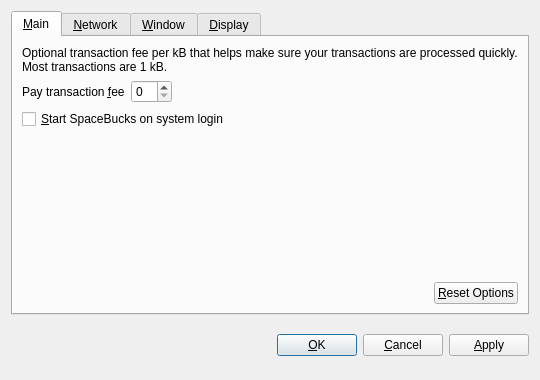
<?xml version="1.0" encoding="UTF-8"?>
<ui version="4.0">
 <class>OptionsDialog</class>
 <widget class="QDialog" name="OptionsDialog">
  <property name="geometry">
   <rect>
    <x>0</x>
    <y>0</y>
    <width>540</width>
    <height>380</height>
   </rect>
  </property>
  <property name="windowTitle">
   <string>Options</string>
  </property>
  <property name="modal">
   <bool>true</bool>
  </property>
  <layout class="QVBoxLayout" name="verticalLayout">
   <item>
    <widget class="QTabWidget" name="tabWidget">
     <property name="tabPosition">
      <enum>QTabWidget::North</enum>
     </property>
     <property name="currentIndex">
      <number>0</number>
     </property>
     <widget class="QWidget" name="tabMain">
      <attribute name="title">
       <string>&amp;Main</string>
      </attribute>
      <layout class="QVBoxLayout" name="verticalLayout_Main">
       <item>
        <widget class="QLabel" name="transactionFeeInfoLabel">
         <property name="text">
          <string>Optional transaction fee per kB that helps make sure your transactions are processed quickly. Most transactions are 1 kB.</string>
         </property>
         <property name="textFormat">
          <enum>Qt::PlainText</enum>
         </property>
         <property name="wordWrap">
          <bool>true</bool>
         </property>
        </widget>
       </item>
       <item>
        <layout class="QHBoxLayout" name="horizontalLayout_1_Main">
         <item>
          <widget class="QLabel" name="transactionFeeLabel">
           <property name="text">
            <string>Pay transaction &amp;fee</string>
           </property>
           <property name="textFormat">
            <enum>Qt::PlainText</enum>
           </property>
           <property name="buddy">
            <cstring>transactionFee</cstring>
           </property>
          </widget>
         </item>
         <item>
          <widget class="BitcoinAmountField" name="transactionFee"/>
         </item>
         <item>
          <spacer name="horizontalSpacer_1_Main">
           <property name="orientation">
            <enum>Qt::Horizontal</enum>
           </property>
           <property name="sizeHint" stdset="0">
            <size>
             <width>40</width>
             <height>20</height>
            </size>
           </property>
          </spacer>
         </item>
        </layout>
       </item>
       <item>
        <widget class="QCheckBox" name="bitcoinAtStartup">
         <property name="toolTip">
          <string>Automatically start SpaceBucks after logging in to the system.</string>
         </property>
         <property name="text">
          <string>&amp;Start SpaceBucks on system login</string>
         </property>
        </widget>
       </item>
       <item>
        <spacer name="verticalSpacer_Main">
         <property name="orientation">
          <enum>Qt::Vertical</enum>
         </property>
         <property name="sizeHint" stdset="0">
          <size>
           <width>20</width>
           <height>40</height>
          </size>
         </property>
        </spacer>
       </item>
       <item>
        <layout class="QHBoxLayout" name="horizontalLayout_2_Main">
         <item>
          <spacer name="horizontalSpacer_2_Main">
           <property name="orientation">
            <enum>Qt::Horizontal</enum>
           </property>
           <property name="sizeHint" stdset="0">
            <size>
             <width>40</width>
             <height>20</height>
            </size>
           </property>
          </spacer>
         </item>
         <item>
          <widget class="QPushButton" name="resetButton">
           <property name="toolTip">
            <string>Reset all client options to default.</string>
           </property>
           <property name="text">
            <string>&amp;Reset Options</string>
           </property>
           <property name="autoDefault">
            <bool>false</bool>
           </property>
          </widget>
         </item>
        </layout>
       </item>
      </layout>
     </widget>
     <widget class="QWidget" name="tabNetwork">
      <attribute name="title">
       <string>&amp;Network</string>
      </attribute>
      <layout class="QVBoxLayout" name="verticalLayout_Network">
       <item>
        <widget class="QCheckBox" name="mapPortUpnp">
         <property name="toolTip">
          <string>Automatically open the SpaceBucks client port on the router. This only works when your router supports UPnP and it is enabled.</string>
         </property>
         <property name="text">
          <string>Map port using &amp;UPnP</string>
         </property>
        </widget>
       </item>
       <item>
        <widget class="QCheckBox" name="connectSocks">
         <property name="toolTip">
          <string>Connect to the SpaceBucks network through a SOCKS proxy (e.g. when connecting through Tor).</string>
         </property>
         <property name="text">
          <string>&amp;Connect through SOCKS proxy:</string>
         </property>
        </widget>
       </item>
       <item>
        <layout class="QHBoxLayout" name="horizontalLayout_Network">
         <item>
          <widget class="QLabel" name="proxyIpLabel">
           <property name="text">
            <string>Proxy &amp;IP:</string>
           </property>
           <property name="textFormat">
            <enum>Qt::PlainText</enum>
           </property>
           <property name="buddy">
            <cstring>proxyIp</cstring>
           </property>
          </widget>
         </item>
         <item>
          <widget class="QValidatedLineEdit" name="proxyIp">
           <property name="maximumSize">
            <size>
             <width>140</width>
             <height>16777215</height>
            </size>
           </property>
           <property name="toolTip">
            <string>IP address of the proxy (e.g. 127.0.0.1)</string>
           </property>
          </widget>
         </item>
         <item>
          <widget class="QLabel" name="proxyPortLabel">
           <property name="text">
            <string>&amp;Port:</string>
           </property>
           <property name="textFormat">
            <enum>Qt::PlainText</enum>
           </property>
           <property name="buddy">
            <cstring>proxyPort</cstring>
           </property>
          </widget>
         </item>
         <item>
          <widget class="QLineEdit" name="proxyPort">
           <property name="maximumSize">
            <size>
             <width>55</width>
             <height>16777215</height>
            </size>
           </property>
           <property name="toolTip">
            <string>Port of the proxy (e.g. 9050)</string>
           </property>
          </widget>
         </item>
         <item>
          <widget class="QLabel" name="socksVersionLabel">
           <property name="text">
            <string>SOCKS &amp;Version:</string>
           </property>
           <property name="textFormat">
            <enum>Qt::PlainText</enum>
           </property>
           <property name="buddy">
            <cstring>socksVersion</cstring>
           </property>
          </widget>
         </item>
         <item>
          <widget class="QValueComboBox" name="socksVersion">
           <property name="toolTip">
            <string>SOCKS version of the proxy (e.g. 5)</string>
           </property>
          </widget>
         </item>
         <item>
          <spacer name="horizontalSpacer_Network">
           <property name="orientation">
            <enum>Qt::Horizontal</enum>
           </property>
           <property name="sizeHint" stdset="0">
            <size>
             <width>40</width>
             <height>20</height>
            </size>
           </property>
          </spacer>
         </item>
        </layout>
       </item>
       <item>
        <spacer name="verticalSpacer_Network">
         <property name="orientation">
          <enum>Qt::Vertical</enum>
         </property>
         <property name="sizeHint" stdset="0">
          <size>
           <width>20</width>
           <height>40</height>
          </size>
         </property>
        </spacer>
       </item>
      </layout>
     </widget>
     <widget class="QWidget" name="tabWindow">
      <attribute name="title">
       <string>&amp;Window</string>
      </attribute>
      <layout class="QVBoxLayout" name="verticalLayout_Window">
       <item>
        <widget class="QCheckBox" name="minimizeToTray">
         <property name="toolTip">
          <string>Show only a tray icon after minimizing the window.</string>
         </property>
         <property name="text">
          <string>&amp;Minimize to the tray instead of the taskbar</string>
         </property>
        </widget>
       </item>
       <item>
        <widget class="QCheckBox" name="minimizeOnClose">
         <property name="toolTip">
          <string>Minimize instead of exit the application when the window is closed. When this option is enabled, the application will be closed only after selecting Quit in the menu.</string>
         </property>
         <property name="text">
          <string>M&amp;inimize on close</string>
         </property>
        </widget>
       </item>
       <item>
        <spacer name="verticalSpacer_Window">
         <property name="orientation">
          <enum>Qt::Vertical</enum>
         </property>
         <property name="sizeHint" stdset="0">
          <size>
           <width>20</width>
           <height>40</height>
          </size>
         </property>
        </spacer>
       </item>
      </layout>
     </widget>
     <widget class="QWidget" name="tabDisplay">
      <attribute name="title">
       <string>&amp;Display</string>
      </attribute>
      <layout class="QVBoxLayout" name="verticalLayout_Display">
       <item>
        <layout class="QHBoxLayout" name="horizontalLayout_1_Display">
         <item>
          <widget class="QLabel" name="langLabel">
           <property name="text">
            <string>User Interface &amp;language:</string>
           </property>
           <property name="textFormat">
            <enum>Qt::PlainText</enum>
           </property>
           <property name="buddy">
            <cstring>lang</cstring>
           </property>
          </widget>
         </item>
         <item>
          <widget class="QValueComboBox" name="lang">
           <property name="toolTip">
            <string>The user interface language can be set here. This setting will take effect after restarting SpaceBucks.</string>
           </property>
          </widget>
         </item>
        </layout>
       </item>
       <item>
        <layout class="QHBoxLayout" name="horizontalLayout_2_Display">
         <item>
          <widget class="QLabel" name="unitLabel">
           <property name="text">
            <string>&amp;Unit to show amounts in:</string>
           </property>
           <property name="textFormat">
            <enum>Qt::PlainText</enum>
           </property>
           <property name="buddy">
            <cstring>unit</cstring>
           </property>
          </widget>
         </item>
         <item>
          <widget class="QValueComboBox" name="unit">
           <property name="toolTip">
            <string>Choose the default subdivision unit to show in the interface and when sending coins.</string>
           </property>
          </widget>
         </item>
        </layout>
       </item>
       <item>
        <widget class="QCheckBox" name="displayAddresses">
         <property name="toolTip">
          <string>Whether to show SpaceBucks addresses in the transaction list or not.</string>
         </property>
         <property name="text">
          <string>&amp;Display addresses in transaction list</string>
         </property>
        </widget>
       </item>
       <item>
        <spacer name="verticalSpacer_Display">
         <property name="orientation">
          <enum>Qt::Vertical</enum>
         </property>
         <property name="sizeHint" stdset="0">
          <size>
           <width>20</width>
           <height>40</height>
          </size>
         </property>
        </spacer>
       </item>
      </layout>
     </widget>
    </widget>
   </item>
   <item>
    <layout class="QHBoxLayout" name="horizontalLayout_Buttons">
     <item>
      <spacer name="horizontalSpacer_1">
       <property name="orientation">
        <enum>Qt::Horizontal</enum>
       </property>
       <property name="sizeHint" stdset="0">
        <size>
         <width>40</width>
         <height>48</height>
        </size>
       </property>
      </spacer>
     </item>
     <item>
      <widget class="QLabel" name="statusLabel">
       <property name="font">
        <font>
         <weight>75</weight>
         <bold>true</bold>
        </font>
       </property>
       <property name="text">
        <string/>
       </property>
       <property name="textFormat">
        <enum>Qt::PlainText</enum>
       </property>
       <property name="wordWrap">
        <bool>true</bool>
       </property>
      </widget>
     </item>
     <item>
      <spacer name="horizontalSpacer_2">
       <property name="orientation">
        <enum>Qt::Horizontal</enum>
       </property>
       <property name="sizeHint" stdset="0">
        <size>
         <width>40</width>
         <height>48</height>
        </size>
       </property>
      </spacer>
     </item>
     <item>
      <widget class="QPushButton" name="okButton">
       <property name="text">
        <string>&amp;OK</string>
       </property>
      </widget>
     </item>
     <item>
      <widget class="QPushButton" name="cancelButton">
       <property name="text">
        <string>&amp;Cancel</string>
       </property>
       <property name="autoDefault">
        <bool>false</bool>
       </property>
      </widget>
     </item>
     <item>
      <widget class="QPushButton" name="applyButton">
       <property name="text">
        <string>&amp;Apply</string>
       </property>
       <property name="autoDefault">
        <bool>false</bool>
       </property>
      </widget>
     </item>
    </layout>
   </item>
  </layout>
 </widget>
 <customwidgets>
  <customwidget>
   <class>BitcoinAmountField</class>
   <extends>QSpinBox</extends>
   <header>bitcoinamountfield.h</header>
  </customwidget>
  <customwidget>
   <class>QValueComboBox</class>
   <extends>QComboBox</extends>
   <header>qvaluecombobox.h</header>
  </customwidget>
  <customwidget>
   <class>QValidatedLineEdit</class>
   <extends>QLineEdit</extends>
   <header>qvalidatedlineedit.h</header>
  </customwidget>
 </customwidgets>
 <resources/>
 <connections/>
</ui>
